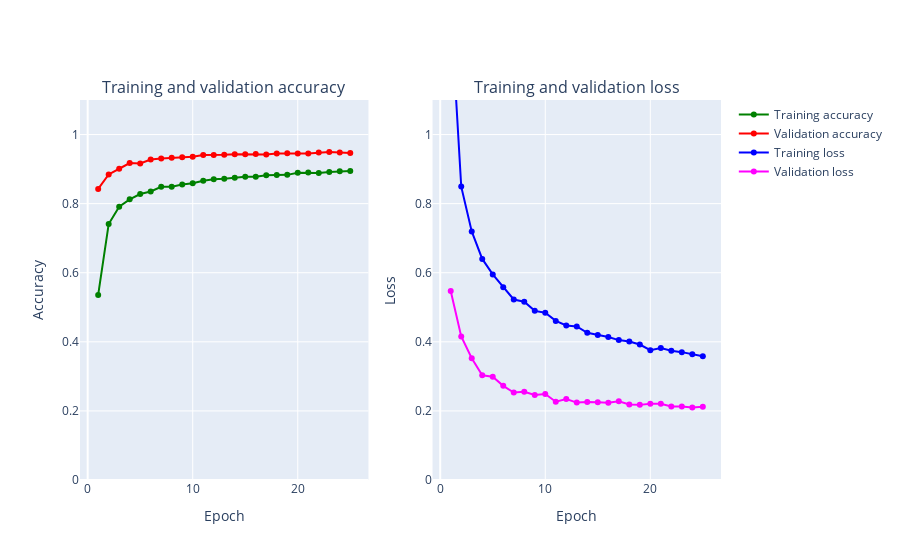

The code cell stored with this chart in its notebook:
### Code cell
plot_accuracy_and_loss(first_fit)

### Figure 1 — Plotly figure (JSON) as saved in the notebook; plotly's stock layout.template omitted (floating-point values rounded to 4 significant figures)
{"data": [{"marker": {"color": "Green"}, "mode": "markers+lines", "name": "Training accuracy", "text": ["1", "2", "3", "4", "5", "6", "7", "8", "9", "10", "11", "12", "13", "14", "15", "16", "17", "18", "19", "20", "21", "22", "23", "24", "25"], "type": "scatter", "x": [1, 2, 3, 4, 5, 6, 7, 8, 9, 10, 11, 12, 13, 14, 15, 16, 17, 18, 19, 20, 21, 22, 23, 24, 25], "xaxis": "x", "y": [0.5358, 0.741, 0.7909, 0.8124, 0.8278, 0.8352, 0.8486, 0.849, 0.8553, 0.8592, 0.8665, 0.8705, 0.8721, 0.8752, 0.8778, 0.8782, 0.882, 0.8826, 0.8833, 0.8893, 0.8899, 0.8889, 0.8919, 0.8935, 0.8947], "yaxis": "y"}, {"marker": {"color": "Red"}, "mode": "markers+lines", "name": "Validation accuracy", "text": ["1", "2", "3", "4", "5", "6", "7", "8", "9", "10", "11", "12", "13", "14", "15", "16", "17", "18", "19", "20", "21", "22", "23", "24", "25"], "type": "scatter", "x": [1, 2, 3, 4, 5, 6, 7, 8, 9, 10, 11, 12, 13, 14, 15, 16, 17, 18, 19, 20, 21, 22, 23, 24, 25], "xaxis": "x", "y": [0.8426, 0.8845, 0.901, 0.9176, 0.9162, 0.9278, 0.9305, 0.9329, 0.9341, 0.9359, 0.9409, 0.9404, 0.9414, 0.9431, 0.9431, 0.9435, 0.942, 0.9451, 0.9461, 0.9454, 0.9448, 0.948, 0.9494, 0.9479, 0.9469], "yaxis": "y"}, {"marker": {"color": "Blue"}, "mode": "markers+lines", "name": "Training loss", "text": ["1", "2", "3", "4", "5", "6", "7", "8", "9", "10", "11", "12", "13", "14", "15", "16", "17", "18", "19", "20", "21", "22", "23", "24", "25"], "type": "scatter", "x": [1, 2, 3, 4, 5, 6, 7, 8, 9, 10, 11, 12, 13, 14, 15, 16, 17, 18, 19, 20, 21, 22, 23, 24, 25], "xaxis": "x2", "y": [1.369, 0.8493, 0.7196, 0.64, 0.5952, 0.5578, 0.5226, 0.5161, 0.4896, 0.4844, 0.4606, 0.4475, 0.4443, 0.4263, 0.4199, 0.414, 0.4049, 0.4011, 0.3922, 0.3759, 0.3818, 0.3741, 0.3701, 0.3637, 0.3582], "yaxis": "y2"}, {"marker": {"color": "Magenta"}, "mode": "markers+lines", "name": "Validation loss", "text": ["1", "2", "3", "4", "5", "6", "7", "8", "9", "10", "11", "12", "13", "14", "15", "16", "17", "18", "19", "20", "21", "22", "23", "24", "25"], "type": "scatter", "x": [1, 2, 3, 4, 5, 6, 7, 8, 9, 10, 11, 12, 13, 14, 15, 16, 17, 18, 19, 20, 21, 22, 23, 24, 25], "xaxis": "x2", "y": [0.5469, 0.4155, 0.3527, 0.3032, 0.2988, 0.2725, 0.2532, 0.2554, 0.2463, 0.249, 0.2266, 0.2345, 0.224, 0.2261, 0.2247, 0.2235, 0.2281, 0.2186, 0.2175, 0.2209, 0.2206, 0.2127, 0.2127, 0.2102, 0.2118], "yaxis": "y2"}], "layout": {"annotations": [{"font": {"size": 16}, "showarrow": false, "text": "Training and validation accuracy", "x": 0.225, "xanchor": "center", "xref": "paper", "y": 1, "yanchor": "bottom", "yref": "paper"}, {"font": {"size": 16}, "showarrow": false, "text": "Training and validation loss", "x": 0.775, "xanchor": "center", "xref": "paper", "y": 1, "yanchor": "bottom", "yref": "paper"}], "xaxis": {"anchor": "y", "domain": [0, 0.45], "title": {"text": "Epoch"}}, "xaxis2": {"anchor": "y2", "domain": [0.55, 1], "title": {"text": "Epoch"}}, "yaxis": {"anchor": "x", "domain": [0, 1], "range": [0, 1.1], "title": {"text": "Accuracy"}}, "yaxis2": {"anchor": "x2", "domain": [0, 1], "range": [0, 1.1], "title": {"text": "Loss"}}}}
